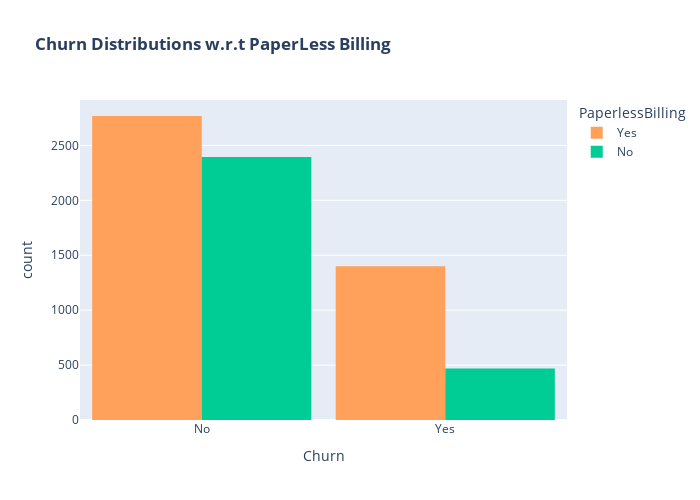

Source (notebook cell):
### Code cell
# Churn Distribution w.r.t. PaperLesss Billing

color_map={'Yes':'#FFA15A','No':'#00CC96'}

fig=px.histogram(df,x='Churn',color='PaperlessBilling',barmode='group',title='<b>Churn Distributions w.r.t PaperLess Billing',color_discrete_map=color_map)

fig.update_layout(width=700,height=500,bargap=0.1)

fig.show()

### Figure 1 — Plotly figure (JSON) as saved in the notebook; plotly's stock layout.template omitted (floating-point values rounded to 4 significant figures; data arrays with more than 128 entries replaced by an {"elided": "..."} marker saying what was removed)
{"data": [{"alignmentgroup": "True", "bingroup": "x", "hovertemplate": "PaperlessBilling=Yes<br>Churn=%{x}<br>count=%{y}<extra></extra>", "legendgroup": "Yes", "marker": {"color": "#FFA15A", "pattern": {"shape": ""}}, "name": "Yes", "offsetgroup": "Yes", "orientation": "v", "showlegend": true, "type": "histogram", "x": {"elided": "4168 str values"}, "xaxis": "x", "yaxis": "y"}, {"alignmentgroup": "True", "bingroup": "x", "hovertemplate": "PaperlessBilling=No<br>Churn=%{x}<br>count=%{y}<extra></extra>", "legendgroup": "No", "marker": {"color": "#00CC96", "pattern": {"shape": ""}}, "name": "No", "offsetgroup": "No", "orientation": "v", "showlegend": true, "type": "histogram", "x": {"elided": "2864 str values"}, "xaxis": "x", "yaxis": "y"}], "layout": {"bargap": 0.1, "barmode": "group", "height": 500, "legend": {"title": {"text": "PaperlessBilling"}, "tracegroupgap": 0}, "title": {"text": "<b>Churn Distributions w.r.t PaperLess Billing"}, "width": 700, "xaxis": {"anchor": "y", "autorange": true, "domain": [0, 1], "range": [-0.5, 1.5], "title": {"text": "Churn"}, "type": "category"}, "yaxis": {"anchor": "x", "autorange": true, "domain": [0, 1], "range": [0, 2914.0], "title": {"text": "count"}}}}
